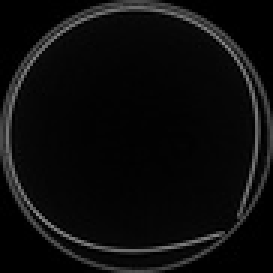
#> input picture data/media/images/001_slice000.jpg, 91 x 91 px, shrunk from 1324 x 1324 before the run (shown 3 times larger)
$ python -i segment.py   (imports and definitions only)
#> lines starting #> are read from the running program, lines starting #| are printed output that depends on the picture; after the words box and inside, x2 and y2 are one past the last pixel; in counts of white or black regions, pixels touching at a corner belong together
import argparse
import cv2
import numpy as np
from pathlib import Path
import imageio.v3 as iio
import matplotlib.pyplot as plt
import matplotlib.cm as cm
import matplotlib
from scipy.ndimage import convolve
import networkx as ntx
from scipy.spatial.distance import euclidean
# [1 line not run here, left out]
from collections import deque
import heapq
from math import sqrt
import uuid
from itertools import combinations


def euclidean(p1, p2):
    return sqrt((p1[0]-p2[0])**2 + (p1[1]-p2[1])**2)

# [74 lines left out: functions dijkstra_cheapest_path, shortest_path_skeleton, not called in this run]

def find_endpoints(component_mask):
    endpoints = []
    padded = np.pad(component_mask, 1, mode='constant')  # pad to handle edges
    h, w = component_mask.shape

    for y in range(1, h + 1):
        for x in range(1, w + 1):
            if padded[y, x] == 1:
                # Count 8 neighbors
                neighbors = [
                    padded[y-1, x-1], padded[y-1, x], padded[y-1, x+1],
                    padded[y, x-1],
                    padded[y, x+1],
                    padded[y+1, x-1], padded[y+1, x], padded[y+1, x+1]
                ]
                if sum(neighbors) == 1:
                    # Exactly one neighbor → endpoint
                    endpoints.append((y-1, x-1))  # remove padding offset
    return endpoints

# [70 lines left out: functions shortest_path_length, is_path_between_points, is_y_branch_point, not called in this run]


def thin(film_slice: str, output_folder: str, cv_show: bool=True, cv_wait_key: bool=False, threshold_factor: float = 2.0, num_seg_points: int = 1000):
#> called with film_slice = '../../data/media/images/001_slice000.jpg', output_folder = 'out.png', cv_show = True, cv_wait_key = False, threshold_factor = 2, num_seg_points = 1000
    if cv_wait_key:
        cv_wait_key_val = 0 # Wait if true
    else:
        cv_wait_key_val = 1 # Don't wait if false
    uuid_id = str(uuid.uuid4())
    save_at = Path(output_folder) / uuid_id
    print(f"Saving things at {save_at}")
    save_at.mkdir(parents=True, exist_ok=True)
    with open(f'{save_at}/details.txt', 'w') as fid:
        fid.write(f'Film slice: {film_slice}, threshold-factor: {threshold_factor}, max_num_of_seg_points: {num_seg_points}')
    img = cv2.imread(film_slice)
#> img is the input picture: shape (91, 91, 3); min 0, max 140, mean 12.1
    if img is None:
        print(f"Error: Could not load image {film_slice}")
        return

    print(f'Shape of the film slice is: {img.shape}')
#| Shape of the film slice is: (91, 91, 3)
    img_min = img[:, :, 0].min()
#> img_min = 0
    img_max = img[:, :, 0].max()
#> img_max = 140
    print(f'min: {img_min}, max: {img_max}')
#| min: 0, max: 140

    cy, cx, _ = img.shape
#> cy = 91; cx = 91

    center_point = (cy//2, cx//2)
#> center_point = (45, 45)

    _, binary = cv2.threshold(img[:, :, 0], (img_max - img_min) // threshold_factor, img_max, cv2.THRESH_BINARY)
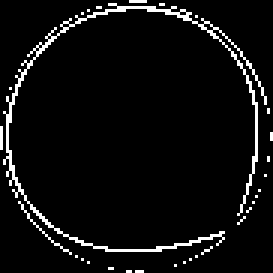
#> binary: shape (91, 91) (shown 3 times larger); values 0 (black) and 140 (white), 5.4% white in thin lines or dots
    skeleton = cv2.ximgproc.thinning(binary)
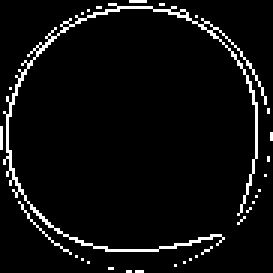
#> skeleton: shape (91, 91) (shown 3 times larger); 5.2% white in thin lines or dots

    num_labels, labels = cv2.connectedComponents(skeleton, connectivity=8)
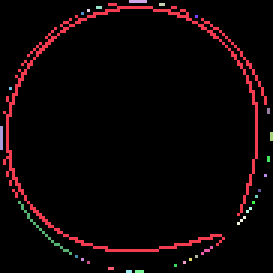
#> labels: shape (91, 91) int32 (shown 3 times larger); 31 distinct labels, from 0 to 30; one colour per label, 0 black
#> num_labels = 31

    for idx in range(1, num_labels):  # skip background
        component_mask = (labels == idx).astype(np.uint8)

        endpoints = find_endpoints(component_mask=component_mask)

        num_points = cv2.countNonZero(component_mask)
        print(f"\nComponent {idx}: {num_points} points")

        if num_points < num_seg_points:
            print(f"Number of points less than {num_seg_points}. Skipping component.")
            continue

        y_branch_points = []
        padded = np.pad(component_mask, 1, mode='constant')
        h, w = component_mask.shape

        for x in range(1, h + 1):
            for y in range(1, w + 1):
                if padded[x, y] == 1 and is_y_branch_point(x, y, padded):
                    y_branch_points.append((x - 1, y - 1))

        if len(y_branch_points) > 0:
            print(f"Component {idx} contains Y-branching structure ({len(y_branch_points)} Y-points).")
        else:
            print(f"Component {idx} has no Y-junctions.")

        # Draw pruned skeleton on original image as green dots
        color_overlay = cv2.cvtColor(img.copy(), cv2.COLOR_BGR2RGB)

        ys, xs = np.where(component_mask == 1)
        for (y, x) in zip(ys, xs):
            color_overlay[y, x] = [0, 255, 255]

        for yb in y_branch_points:
            cv2.circle(color_overlay, (yb[1], yb[0]), 1, (255,0,0), 1) # green

        pathlen = 0
        start = (0,0)
        end = (0,0)
        for p1, p2 in combinations(endpoints, 2):
            q = shortest_path_length(binary, p1, p2)
            if q >= pathlen:
                pathlen = q
                start, end = p1, p2

        print(f'Start: {start}, End: {end}')
        cv2.circle(color_overlay, (start[1], start[0]), 10, (0,255,0),2) # start - Green
        cv2.circle(color_overlay, (end[1], end[0]), 10, (0,0,255),2) # end - Red
        cv2.line(color_overlay, (start[1], start[0]), (end[1], end[0]), (0,0,255), 5)

        shortestpath, shortestdist = dijkstra_cheapest_path(skeleton=binary, start=start, end=end, center_point=center_point)
        print(f'Length of the shortest path between start and end is: {len(shortestpath)} pixels, and cost is {shortestdist}.')
        with open(f'{save_at}/segmented_component_{idx}.txt', 'w') as f:
            f.write(f'x,y\n')
            for spidx, sp in enumerate(shortestpath):
                cv2.circle(color_overlay, (sp[1], sp[0]), 1, (0,int(255*(1-(spidx/len(shortestpath)))),int(255*spidx/len(shortestpath))),1)
                f.write(f'{sp[1]},{sp[0]}\n')
            f.write(f'Cost: {shortestdist}')

        if cv_show:
            cv2.imshow(f"Component {idx} - Skeleton Overlay", color_overlay)
            cv2.waitKey(cv_wait_key_val)

        cv2.imwrite(f'{save_at}/segmented_component_{idx}.jpg', img=color_overlay)
#> this loop made 30 passes
#> num_points on passes 1, 4, 6, 7, 8, 13, 14, 15, 17, 21, 22, 23: 357, 1, 1, 1, 1, 1, 1, 1, 1, 1, 1, 1
#> (endpoints, num_points) on passes 2, 3, 5, 9, 10, 11: ([(0, 43), (0, 48)], 6), ([(1, 53), (1, 54)], 2), ([(2, 32), (2, 33)], 2), ([(36, 89), (37, 89)], 2), ([(42, 0), (49, 0)], 8), ([(44, 90), (46, 90)], 3)
#| Component 1: 357 points
#| Component 2: 6 points
#| Component 3: 2 points
#| Component 4: 1 points
#| Component 5: 2 points
#| Component 6: 1 points
#| Component 7: 1 points
#| Component 8: 1 points
#> (further printed lines are left out)
#> pass 1, in thin, `component_mask = (labels == idx).astype(np.uint8)`:
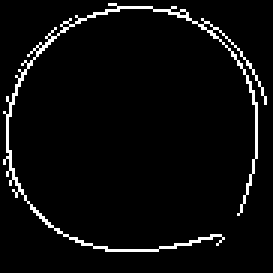
#> component_mask: shape (91, 91) (shown 3 times larger); values 0 (black) and 1 (white), 4.3% white in thin lines or dots, all inside (x1, y1, x2, y2) = (1, 1, 89, 84)
#> pass 1, in find_endpoints, `padded = np.pad(component_mask, 1, mode='constant')`:
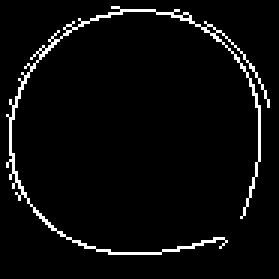
#> padded: shape (93, 93) (shown 3 times larger); values 0 (black) and 1 (white), 4.1% white in thin lines or dots, all inside (x1, y1, x2, y2) = (2, 2, 90, 85)
#> pass 2, in thin, `component_mask = (labels == idx).astype(np.uint8)`:
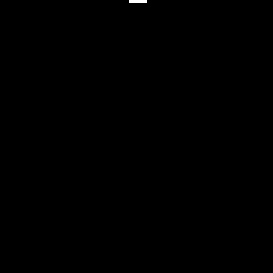
#> component_mask: shape (91, 91) (shown 3 times larger); values 0 (black) and 1 (white), 0.07% white in thin lines or dots, all inside (x1, y1, x2, y2) = (43, 0, 49, 1)
#> after the loop: component_mask: shape (91, 91); values 0 (black) and 1 (white), 0.04% white in thin lines or dots, all inside (x1, y1, x2, y2) = (45, 90, 48, 91)


    cv2.destroyAllWindows()

# [22 lines left out: function main, not called in this run]


# [2 lines not run here, left out]

>>> result = thin('../../data/media/images/001_slice000.jpg', 'out.png')
